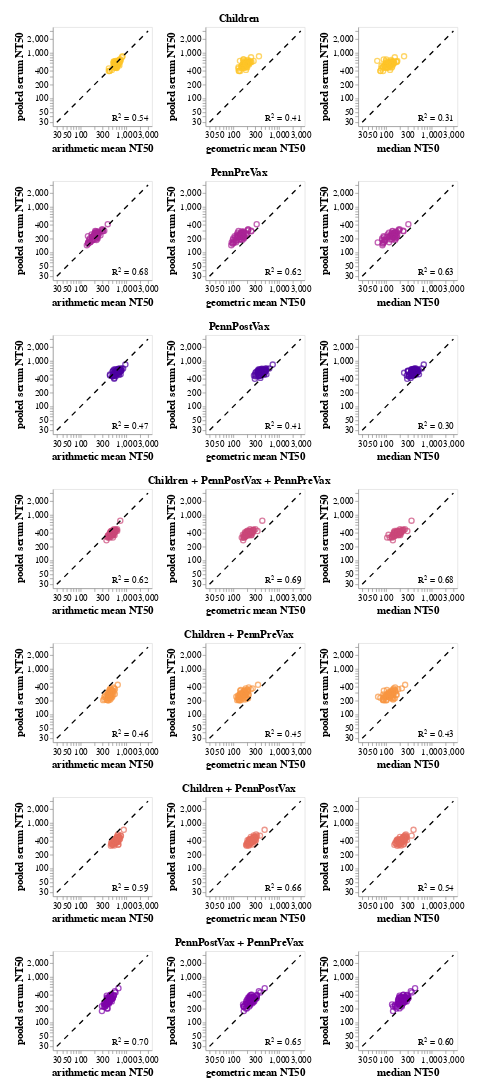

Here is the notebook cell this chart was saved with:
### Code cell
# Initialize empty lists for titer plots and correlation plots
titer_plots = []
corr_plots = []

subset = []
subset_corr_plots = []

# Iterate through pools
for pool in pools:

    # Get reduced dataframe
    pool_df = (pooled_titers_no_vax.query(f'serum == "{pool}"'))
    # Make dataframe of relevant aggregated individuals
    individual_aggregate_titers_df = (pd.DataFrame(pooled_mean_median_dict
                                                   [pooledSerum_to_aggreagate_dict
                                                   [f'{pool}']], 
                                                   columns = ['virus', 'amean', 'gmean', 'median']))
    # Merge dataframes
    data = (pool_df
            .merge(individual_aggregate_titers_df, on = 'virus')
            .rename(columns = {'titer': 'pooled_serum'}) # Make pooled sera titer name more informative
           )

    # Melt merged datframe for easier plotting
    melt_data = (pd.melt(data, id_vars = ['group', 'serum', 'virus'],
                         value_vars = ['pooled_serum', 'amean', 'gmean', 'median'],
                         var_name = 'aggregate_type',
                         value_name = 'titer'))

    # Get oddly complicated title string
    pool_str = pooledSerum_to_aggreagate_dict[pool]
    title = ' + '.join(pool_str) if len(pool_str) < 4 else ''.join(pool_str)

    # Get titer plot and save to list
    titer_plots.append(get_titer_plot(melt_data, title))

    # Get correlation plot and save to list
    corr_plots.append(get_corr_plot(data, title, titer_range = [30, 3000])) # Custom titer range

# Get corr plots
(alt.concat(*corr_plots, title = '', columns = 1, padding = 20).resolve_scale(
    y='shared',
    x='shared'))
